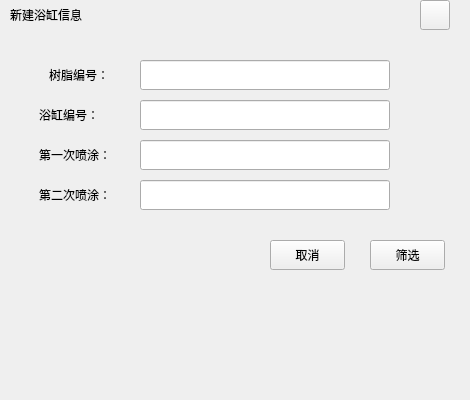
<?xml version="1.0" encoding="UTF-8"?>
<ui version="4.0">
 <class>ResinCosSele</class>
 <widget class="QWidget" name="ResinCosSele">
  <property name="geometry">
   <rect>
    <x>0</x>
    <y>0</y>
    <width>470</width>
    <height>400</height>
   </rect>
  </property>
  <property name="windowTitle">
   <string>Form</string>
  </property>
  <widget class="QLabel" name="UserLab_1">
   <property name="geometry">
    <rect>
     <x>39</x>
     <y>100</y>
     <width>101</width>
     <height>30</height>
    </rect>
   </property>
   <property name="text">
    <string>浴缸编号：</string>
   </property>
  </widget>
  <widget class="QLineEdit" name="BathTubID">
   <property name="geometry">
    <rect>
     <x>140</x>
     <y>100</y>
     <width>250</width>
     <height>30</height>
    </rect>
   </property>
  </widget>
  <widget class="QLabel" name="InerLab">
   <property name="geometry">
    <rect>
     <x>50</x>
     <y>80</y>
     <width>401</width>
     <height>231</height>
    </rect>
   </property>
   <property name="styleSheet">
    <string notr="true"/>
   </property>
   <property name="text">
    <string/>
   </property>
  </widget>
  <widget class="QLabel" name="label">
   <property name="geometry">
    <rect>
     <x>10</x>
     <y>0</y>
     <width>151</width>
     <height>30</height>
    </rect>
   </property>
   <property name="text">
    <string>新建浴缸信息</string>
   </property>
  </widget>
  <widget class="QLabel" name="UserLab_2">
   <property name="geometry">
    <rect>
     <x>39</x>
     <y>140</y>
     <width>101</width>
     <height>30</height>
    </rect>
   </property>
   <property name="text">
    <string>第一次喷涂：</string>
   </property>
  </widget>
  <widget class="QLabel" name="UserLab_4">
   <property name="geometry">
    <rect>
     <x>39</x>
     <y>180</y>
     <width>101</width>
     <height>30</height>
    </rect>
   </property>
   <property name="text">
    <string>第二次喷涂：</string>
   </property>
  </widget>
  <widget class="QPushButton" name="CancleBtn">
   <property name="geometry">
    <rect>
     <x>270</x>
     <y>240</y>
     <width>75</width>
     <height>30</height>
    </rect>
   </property>
   <property name="text">
    <string>取消</string>
   </property>
  </widget>
  <widget class="QPushButton" name="CloseBtn">
   <property name="geometry">
    <rect>
     <x>420</x>
     <y>0</y>
     <width>30</width>
     <height>30</height>
    </rect>
   </property>
   <property name="text">
    <string/>
   </property>
  </widget>
  <widget class="QLineEdit" name="First">
   <property name="geometry">
    <rect>
     <x>140</x>
     <y>140</y>
     <width>250</width>
     <height>30</height>
    </rect>
   </property>
  </widget>
  <widget class="QLabel" name="TitleLab">
   <property name="geometry">
    <rect>
     <x>0</x>
     <y>10</y>
     <width>461</width>
     <height>31</height>
    </rect>
   </property>
   <property name="text">
    <string/>
   </property>
  </widget>
  <widget class="QLabel" name="UserLab_3">
   <property name="geometry">
    <rect>
     <x>49</x>
     <y>60</y>
     <width>91</width>
     <height>30</height>
    </rect>
   </property>
   <property name="text">
    <string>树脂编号：</string>
   </property>
  </widget>
  <widget class="QLineEdit" name="ResinID">
   <property name="geometry">
    <rect>
     <x>140</x>
     <y>60</y>
     <width>250</width>
     <height>30</height>
    </rect>
   </property>
  </widget>
  <widget class="QPushButton" name="SeleBtn">
   <property name="geometry">
    <rect>
     <x>370</x>
     <y>240</y>
     <width>75</width>
     <height>30</height>
    </rect>
   </property>
   <property name="text">
    <string>筛选</string>
   </property>
  </widget>
  <widget class="QLineEdit" name="Second">
   <property name="geometry">
    <rect>
     <x>140</x>
     <y>180</y>
     <width>250</width>
     <height>30</height>
    </rect>
   </property>
  </widget>
  <zorder>InerLab</zorder>
  <zorder>TitleLab</zorder>
  <zorder>UserLab_1</zorder>
  <zorder>BathTubID</zorder>
  <zorder>label</zorder>
  <zorder>UserLab_2</zorder>
  <zorder>UserLab_4</zorder>
  <zorder>CancleBtn</zorder>
  <zorder>CloseBtn</zorder>
  <zorder>First</zorder>
  <zorder>UserLab_3</zorder>
  <zorder>ResinID</zorder>
  <zorder>SeleBtn</zorder>
  <zorder>Second</zorder>
 </widget>
 <resources/>
 <connections/>
</ui>
